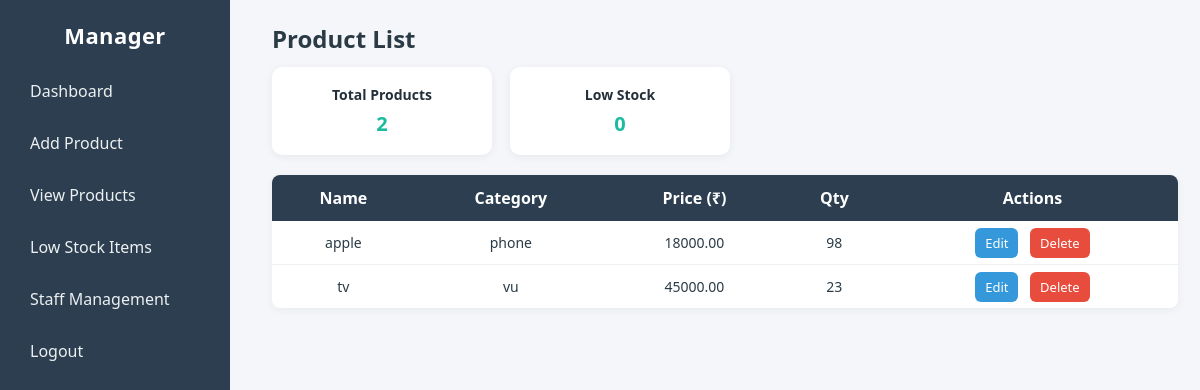
Before: /view_products/ with the older database file.
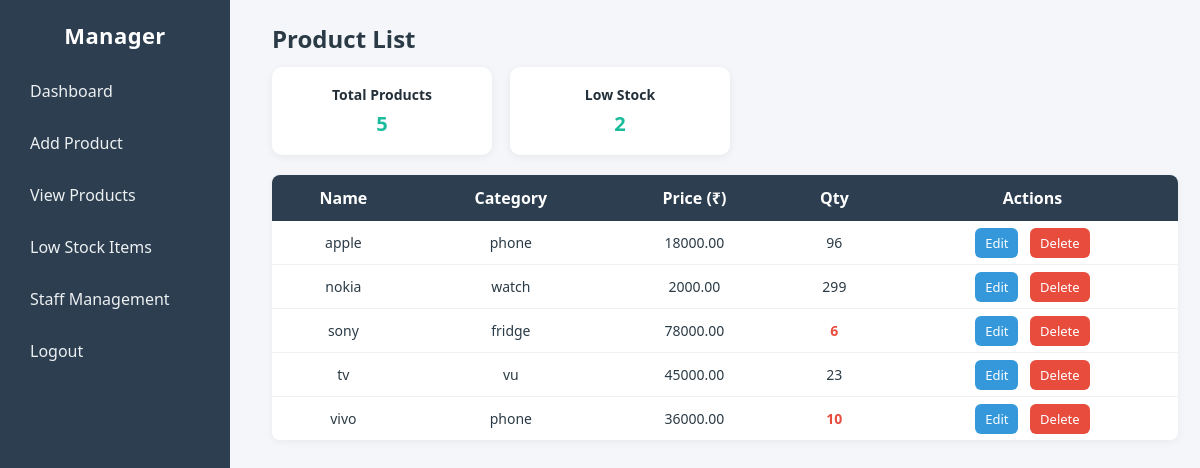
After: the same page with the newer database file.
### Inventory_management/models.py (models this page shows, shortened)
class Product(models.Model):
    name = models.CharField(max_length=100)
    category = models.CharField(max_length=100)
    price = models.DecimalField(max_digits=10, decimal_places=2)
    quantity = models.PositiveIntegerField()

### Inventory_management/views.py (the view)
# urls.py: path('view_products/',views.view_products,name = 'view_products'),
def view_products(request):
    products = Product.objects.all().order_by('name')   # show alphabetically
    total_products = products.count()
    low_stock_threshold = 20
    low_stock_count = Product.objects.filter(quantity__lte=low_stock_threshold).count()
    context = {
        "products": products,
        "total_products": total_products,
        "low_stock_count": low_stock_count,
        "low_stock_threshold": low_stock_threshold,
    }
    return render(request,'admin/view_products.html', context)

### Inventory_management/templates/admin/view_products.html (shortened to what this page needs)
{% load static %}
<!DOCTYPE html>
<html lang="en">
<head>
    <link rel="stylesheet" href="{% static 'css/admin/view_products.css' %}">
</head>
<body>
    <div class="sidebar">
        <h2>Manager</h2>
        <a href="{% url 'admin_dashboard' %}">Dashboard</a>
        <a href="{% url 'add_products' %}">Add Product</a>
        <a href="{% url 'view_products' %}">View Products</a>
        <a href="{% url 'low_stock' %}">Low Stock Items</a>
        <a href="{% url 'staff_management' %}">Staff Management</a>
        <a href="{% url 'signin' %}">Logout</a>
    </div>
    <div class="main-content">
        <header>
            <h1>Product List</h1>
        </header>
        <div class="cards" style="margin-top:12px;">
            <div class="card small">
                <h3>Total Products</h3>
                <p>{{ total_products }}</p>
            </div>
            <div class="card small">
                <h3>Low Stock</h3>
                <p>{{ low_stock_count }}</p>
            </div>
        </div>
        <div class="table-wrap">
            <table class="product-table">
                <thead>
                    <tr>
                        <th>Name</th>
                        <th>Category</th>
                        <th>Price (₹)</th>
                        <th>Qty</th>
                        <th>Actions</th>
                    </tr>
                </thead>
                <tbody>
                    {% for product in products %}
                    <tr>
                        <td>{{ product.name }}</td>
                        <td>{{ product.category }}</td>
                        <td>{{ product.price }}</td>
                        <td class="{% if product.quantity <= low_stock_threshold %}low{% endif %}">{{ product.quantity }}</td>
                        <td>
                            <a href="#" class="btn-table edit">Edit</a>
                            <a href="#" class="btn-table delete">Delete</a>
                        </td>
                    </tr>
                    {% empty %}
                    <tr>
                        <td colspan="5">No products found.</td>
                    </tr>
                    {% endfor %}
                </tbody>
            </table>
        </div>
    </div>
</body>
</html>

### Inventory_management/static/css/admin/view_products.css (style rules this page uses)
:root { --sidebar-bg: #2c3e50; --accent: #1abc9c; --accent-dark: #16a085; --muted: #f4f6f9; --card-bg: #ffffff; --danger: #e74c3c; }
* { box-sizing: border-box; }
body { margin: 0; font-family: "Segoe UI", Roboto, Arial, sans-serif; background: var(--muted); color: #2b3b46; }
.sidebar { width: 230px; height: 100vh; background: var(--sidebar-bg); color: white; position: fixed; padding: 20px; left: 0; top: 0; overflow: auto; }
.sidebar h2 { text-align: center; margin: 0 0 18px 0; font-size: 22px; letter-spacing: 0.4px; }
.sidebar a { display: block; color: #ecf0f1; text-decoration: none; padding: 12px 10px; margin: 6px 0; border-radius: 6px; }
.main-content { margin-left: 250px; padding: 22px; min-height: 100vh; }
header h1 { margin: 0; font-size: 24px; }
.cards { display: flex; gap: 18px; margin-top: 16px; flex-wrap: wrap; }
.card { background: var(--card-bg); padding: 18px; border-radius: 10px; box-shadow: 0 2px 8px rgba(0,0,0,0.06); min-width: 220px; }
.card.small { width: 160px; text-align: center; }
.card h3 { margin: 0 0 6px 0; font-size: 14px; color: #23303a; }
.card p { margin: 0; font-size: 20px; font-weight: 700; color: var(--accent); }
.table-wrap { margin-top: 20px; }
.product-table { width: 100%; border-collapse: collapse; background: var(--card-bg); border-radius: 8px; overflow: hidden; box-shadow: 0 2px 8px rgba(0,0,0,0.05); }
.product-table thead th { background: var(--sidebar-bg); color: white; padding: 12px; font-weight: 600; text-align: center; }
.product-table tbody td { padding: 12px; text-align: center; border-bottom: 1px solid #eef2f4; font-size: 14px; }
.product-table tbody tr:last-child td { border-bottom: 0; }
.product-table tbody td.low { color: var(--danger); font-weight: 700; }
.btn-table { padding: 6px 10px; border-radius: 6px; text-decoration: none; color: white; font-size: 13px; margin: 0 4px; }
.btn-table.edit { background:#3498db; }
.btn-table.delete { background: #e74c3c; }

Changed rows visible on the page:
changed Product "apple": quantity "98" → "96"
added Product: name "nokia", category "watch", price "2000.00", quantity "299"
added Product: name "sony", category "fridge", price "78000.00", quantity "6"
added Product: name "vivo", category "phone", price "36000.00", quantity "10"
Other visible differences:
{{ total_products }}: "2" → "5"
{{ low_stock_count }}: "0" → "2"
